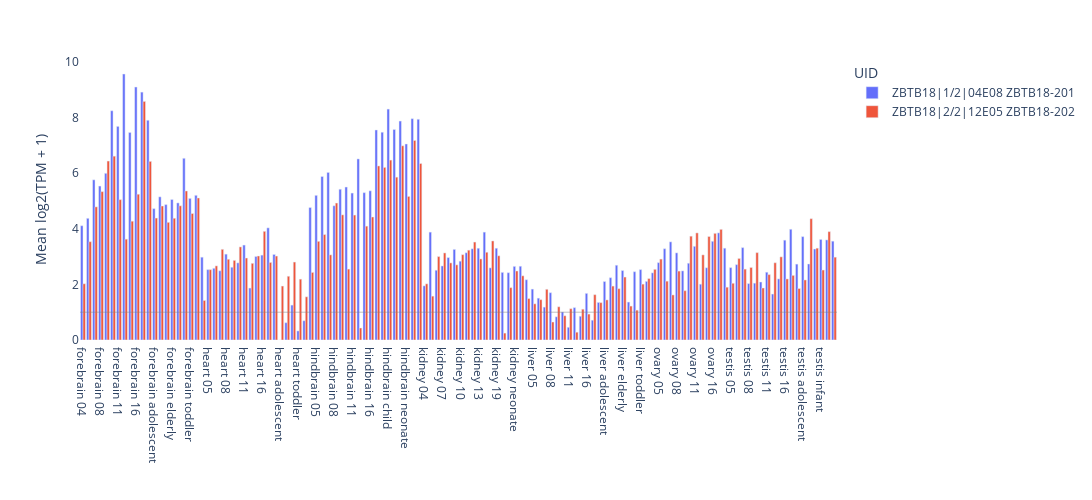

This figure's notebook cell:
### Markdown cell above
- NR2F2 looks interesting
- RFX4 seems to have brain specific developmental splicing
- HHEX in liver

### Code cell
interactive_developmental_tissue_expression_plot('ZBTB18')

### Figure 1 — Plotly figure (JSON) as saved in the notebook; plotly's stock layout.template omitted (floating-point values rounded to 4 significant figures)
{"data": [{"alignmentgroup": "True", "hovertemplate": "UID=ZBTB18|1/2|04E08 ZBTB18-201<br>=%{x}<br>Mean log2(TPM + 1)=%{y}<extra></extra>", "legendgroup": "ZBTB18|1/2|04E08 ZBTB18-201", "marker": {"color": "#636efa", "pattern": {"shape": ""}}, "name": "ZBTB18|1/2|04E08 ZBTB18-201", "offsetgroup": "ZBTB18|1/2|04E08 ZBTB18-201", "orientation": "v", "showlegend": true, "textposition": "auto", "type": "bar", "x": ["forebrain 04", "forebrain 05", "forebrain 07", "forebrain 08", "forebrain 09", "forebrain 10", "forebrain 11", "forebrain 12", "forebrain 13", "forebrain 16", "forebrain 18", "forebrain 19", "forebrain adolescent", "forebrain adult", "forebrain child", "forebrain elderly", "forebrain infant", "forebrain neonate", "forebrain toddler", "forebrain young adult", "heart 04", "heart 05", "heart 06", "heart 07", "heart 08", "heart 09", "heart 10", "heart 11", "heart 12", "heart 13", "heart 16", "heart 18", "heart 19", "heart adolescent", "heart infant", "heart neonate", "heart toddler", "heart young adult", "hindbrain 04", "hindbrain 05", "hindbrain 06", "hindbrain 07", "hindbrain 08", "hindbrain 09", "hindbrain 10", "hindbrain 11", "hindbrain 12", "hindbrain 13", "hindbrain 16", "hindbrain adolescent", "hindbrain adult", "hindbrain child", "hindbrain elderly", "hindbrain infant", "hindbrain neonate", "hindbrain toddler", "hindbrain young adult", "kidney 04", "kidney 05", "kidney 06", "kidney 07", "kidney 08", "kidney 09", "kidney 10", "kidney 11", "kidney 12", "kidney 13", "kidney 16", "kidney 18", "kidney 19", "kidney child", "kidney infant", "kidney neonate", "kidney toddler", "liver 04", "liver 05", "liver 06", "liver 07", "liver 08", "liver 09", "liver 10", "liver 11", "liver 12", "liver 13", "liver 16", "liver 18", "liver 19", "liver adolescent", "liver adult", "liver child", "liver elderly", "liver infant", "liver neonate", "liver toddler", "liver young adult", "ovary 04", "ovary 05", "ovary 06", "ovary 07", "ovary 08", "ovary 09", "ovary 10", "ovary 11", "ovary 12", "ovary 13", "ovary 16", "ovary 18", "testis 04", "testis 05", "testis 06", "testis 07", "testis 08", "testis 09", "testis 10", "testis 11", "testis 12", "testis 13", "testis 16", "testis 18", "testis 19", "testis adolescent", "testis adult", "testis elderly", "testis infant", "testis toddler", "testis young adult"], "xaxis": "x", "y": [4.112, 4.379, 5.764, 5.541, 5.999, 8.25, 7.687, 9.573, 7.469, 9.104, 8.921, 7.908, 4.728, 5.153, 4.873, 5.056, 4.934, 6.539, 5.096, 5.207, 2.98, 2.532, 2.581, 2.492, 3.09, 2.618, 2.776, 3.417, 1.87, 3.006, 3.055, 4.036, 3.078, 0, 0.6226, 1.256, 0.3273, 0.6933, 4.767, 5.205, 5.884, 6.03, 4.831, 5.426, 5.505, 5.288, 6.517, 5.302, 5.369, 7.558, 7.477, 8.31, 7.576, 7.88, 7.054, 7.965, 7.943, 1.949, 3.882, 2.511, 2.665, 2.967, 3.26, 2.837, 3.14, 3.283, 3.302, 3.882, 2.596, 3.303, 2.434, 2.422, 2.649, 2.655, 2.169, 1.832, 1.506, 1.183, 1.702, 0.8349, 1.009, 0.4577, 1.166, 0.855, 1.678, 0.7134, 1.352, 2.105, 2.242, 2.691, 2.5, 1.365, 2.458, 2.533, 2.11, 2.416, 2.784, 3.285, 3.532, 3.136, 2.487, 2.763, 3.372, 2.008, 2.6, 3.553, 3.855, 3.304, 2.605, 2.712, 3.325, 2.031, 2.046, 2.087, 2.44, 1.654, 2.2, 3.593, 3.985, 2.731, 3.721, 2.736, 3.275, 3.619, 3.602, 3.557], "yaxis": "y"}, {"alignmentgroup": "True", "hovertemplate": "UID=ZBTB18|2/2|12E05 ZBTB18-202<br>=%{x}<br>Mean log2(TPM + 1)=%{y}<extra></extra>", "legendgroup": "ZBTB18|2/2|12E05 ZBTB18-202", "marker": {"color": "#EF553B", "pattern": {"shape": ""}}, "name": "ZBTB18|2/2|12E05 ZBTB18-202", "offsetgroup": "ZBTB18|2/2|12E05 ZBTB18-202", "orientation": "v", "showlegend": true, "textposition": "auto", "type": "bar", "x": ["forebrain 04", "forebrain 05", "forebrain 07", "forebrain 08", "forebrain 09", "forebrain 10", "forebrain 11", "forebrain 12", "forebrain 13", "forebrain 16", "forebrain 18", "forebrain 19", "forebrain adolescent", "forebrain adult", "forebrain child", "forebrain elderly", "forebrain infant", "forebrain neonate", "forebrain toddler", "forebrain young adult", "heart 04", "heart 05", "heart 06", "heart 07", "heart 08", "heart 09", "heart 10", "heart 11", "heart 12", "heart 13", "heart 16", "heart 18", "heart 19", "heart adolescent", "heart infant", "heart neonate", "heart toddler", "heart young adult", "hindbrain 04", "hindbrain 05", "hindbrain 06", "hindbrain 07", "hindbrain 08", "hindbrain 09", "hindbrain 10", "hindbrain 11", "hindbrain 12", "hindbrain 13", "hindbrain 16", "hindbrain adolescent", "hindbrain adult", "hindbrain child", "hindbrain elderly", "hindbrain infant", "hindbrain neonate", "hindbrain toddler", "hindbrain young adult", "kidney 04", "kidney 05", "kidney 06", "kidney 07", "kidney 08", "kidney 09", "kidney 10", "kidney 11", "kidney 12", "kidney 13", "kidney 16", "kidney 18", "kidney 19", "kidney child", "kidney infant", "kidney neonate", "kidney toddler", "liver 04", "liver 05", "liver 06", "liver 07", "liver 08", "liver 09", "liver 10", "liver 11", "liver 12", "liver 13", "liver 16", "liver 18", "liver 19", "liver adolescent", "liver adult", "liver child", "liver elderly", "liver infant", "liver neonate", "liver toddler", "liver young adult", "ovary 04", "ovary 05", "ovary 06", "ovary 07", "ovary 08", "ovary 09", "ovary 10", "ovary 11", "ovary 12", "ovary 13", "ovary 16", "ovary 18", "testis 04", "testis 05", "testis 06", "testis 07", "testis 08", "testis 09", "testis 10", "testis 11", "testis 12", "testis 13", "testis 16", "testis 18", "testis 19", "testis adolescent", "testis adult", "testis elderly", "testis infant", "testis toddler", "testis young adult"], "xaxis": "x", "y": [2.023, 3.538, 4.791, 5.34, 6.44, 6.616, 5.051, 3.629, 4.275, 5.246, 8.586, 6.429, 4.388, 4.822, 4.235, 4.382, 4.829, 5.363, 4.552, 5.111, 1.423, 2.531, 2.667, 3.264, 2.906, 2.865, 3.35, 2.95, 2.759, 3.023, 3.911, 2.791, 3.021, 1.942, 2.294, 2.805, 2.19, 1.554, 2.432, 3.551, 3.795, 3.064, 4.929, 4.504, 2.552, 4.496, 0.4323, 4.098, 4.427, 6.264, 6.212, 6.475, 5.86, 6.989, 5.168, 7.181, 6.351, 2.021, 1.579, 3.002, 3.133, 2.775, 2.705, 3.07, 3.233, 3.525, 2.917, 3.158, 3.565, 3.031, 0.2487, 1.884, 2.483, 2.31, 1.491, 1.302, 1.452, 1.825, 0.6469, 1.196, 0.8715, 1.126, 0.2811, 1.108, 0.9327, 1.631, 1.345, 1.442, 1.941, 1.847, 2.266, 1.221, 1.075, 2.011, 2.211, 2.543, 2.912, 2.118, 1.622, 2.48, 1.774, 3.737, 3.854, 3.064, 3.724, 3.838, 3.982, 1.901, 2.042, 2.935, 2.551, 2.61, 3.144, 1.872, 2.354, 2.78, 2.992, 2.198, 2.325, 1.852, 2.161, 4.365, 3.305, 2.518, 3.9, 2.981], "yaxis": "y"}], "layout": {"barmode": "group", "height": 500, "legend": {"title": {"text": "UID"}, "tracegroupgap": 0}, "margin": {"t": 60}, "plot_bgcolor": "white", "shapes": [{"line": {"color": "grey", "width": 0.5}, "type": "line", "x0": 0, "x1": 1, "xref": "x domain", "y0": 1, "y1": 1, "yref": "y"}], "width": 3000, "xaxis": {"anchor": "y", "domain": [0, 1], "title": {"text": ""}}, "yaxis": {"anchor": "x", "domain": [0, 1], "title": {"text": "Mean log2(TPM + 1)"}}}}
